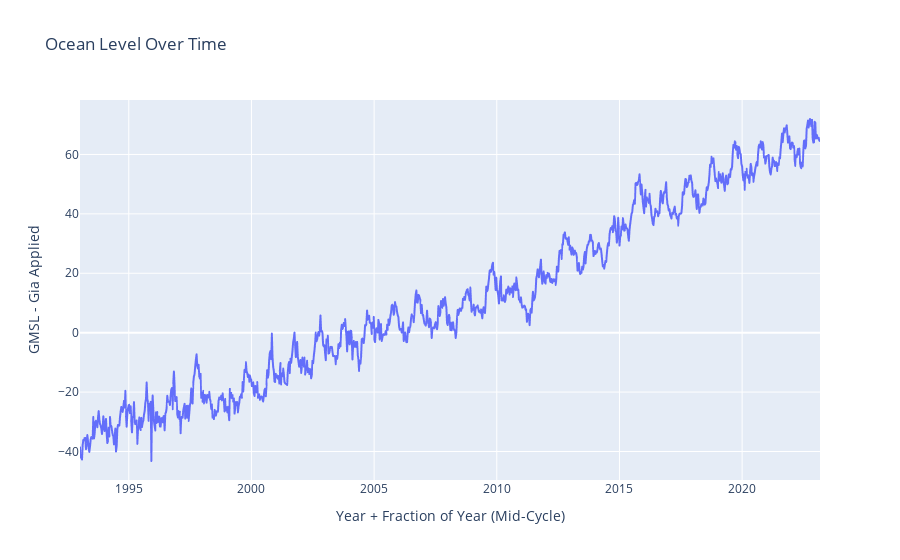

Notebook cell for this chart:
### Code cell
px.line(sea_level, x='Year + Fraction of Year (Mid-Cycle)', y='GMSL - Gia Applied', title='Ocean Level Over Time')

### Figure 1 — Plotly figure (JSON) as saved in the notebook; plotly's stock layout.template omitted (floating-point values rounded to 4 significant figures; data arrays with more than 128 entries replaced by an {"elided": "..."} marker saying what was removed)
{"data": [{"hovertemplate": "Year + Fraction of Year (Mid-Cycle)=%{x}<br>GMSL - Gia Applied=%{y}<extra></extra>", "legendgroup": "", "line": {"color": "#636efa", "dash": "solid"}, "marker": {"symbol": "circle"}, "mode": "lines", "name": "", "showlegend": false, "type": "scattergl", "x": {"elided": "1111 float values"}, "xaxis": "x", "y": {"elided": "1111 float values"}, "yaxis": "y"}], "layout": {"legend": {"tracegroupgap": 0}, "title": {"text": "Ocean Level Over Time"}, "xaxis": {"anchor": "y", "domain": [0, 1], "title": {"text": "Year + Fraction of Year (Mid-Cycle)"}}, "yaxis": {"anchor": "x", "domain": [0, 1], "title": {"text": "GMSL - Gia Applied"}}}}
